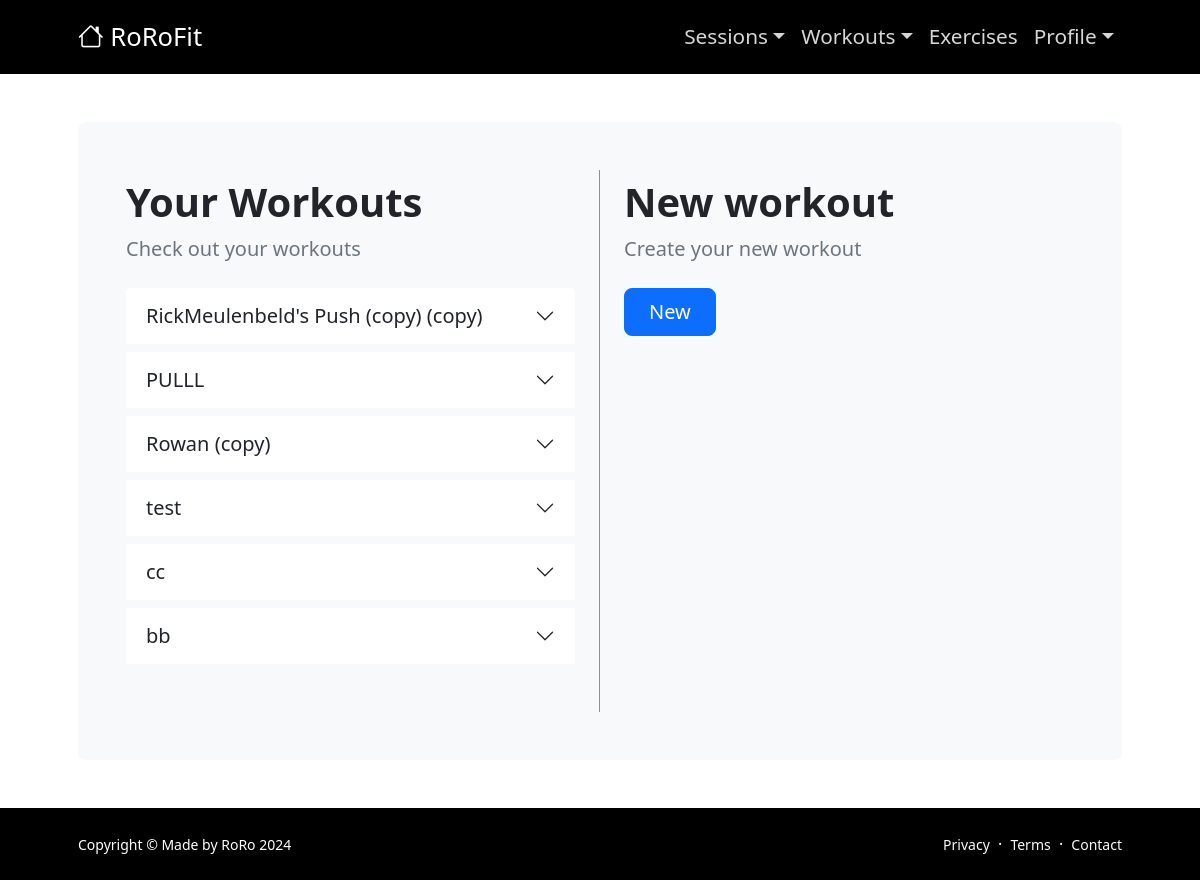
The app's page /my_workouts/ (signed in), older data.
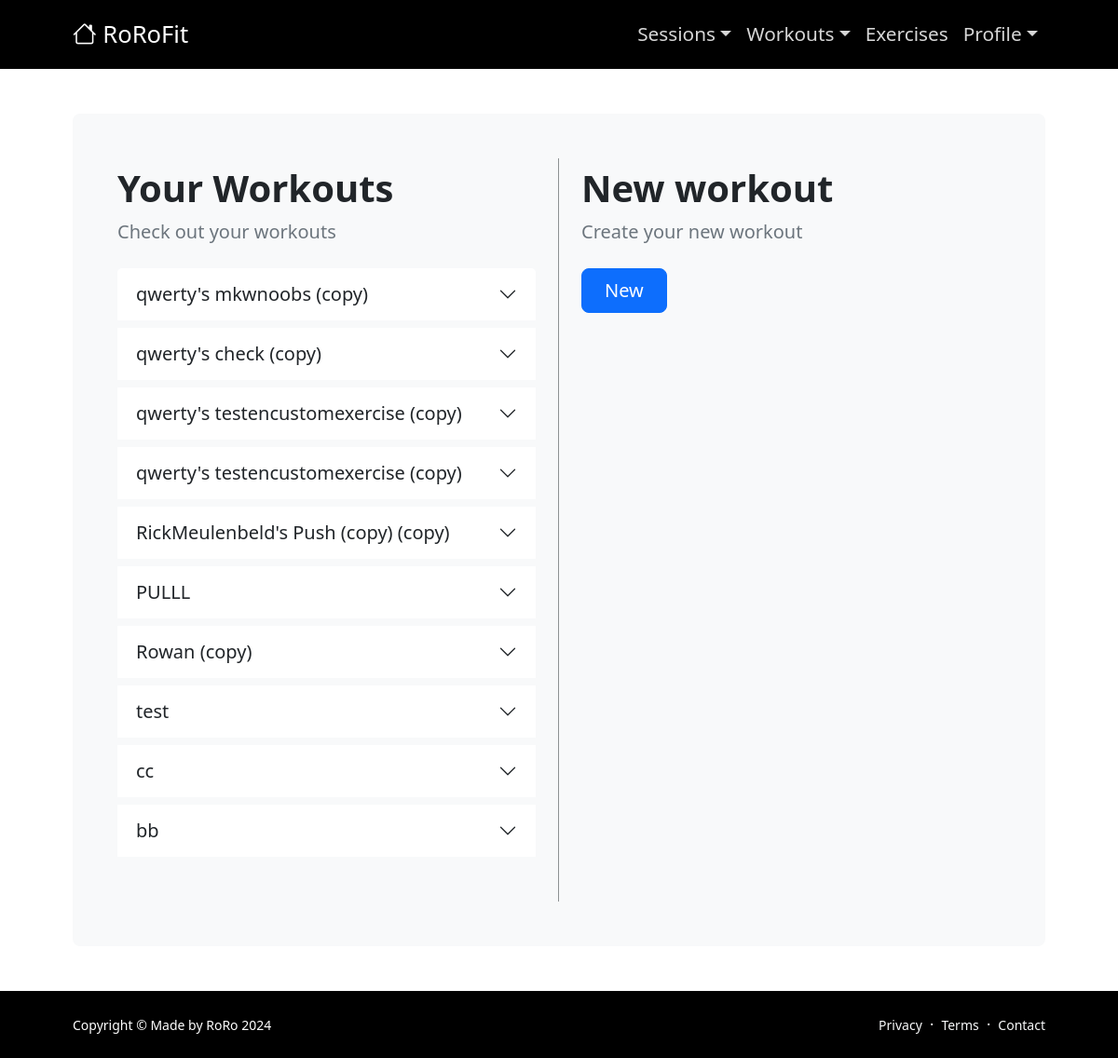
The same page, newer data.
### authorizeapp/models.py (models this page shows, shortened)
class WorkoutName(models.Model):
    user = models.ForeignKey(settings.AUTH_USER_MODEL, on_delete=models.CASCADE, related_name='workouts')
    name = models.CharField(max_length=200)

### authorizeapp/views.py (the view)
# urls.py: path('my_workouts/', views.my_workout_view, name="my_workout"),
@login_required
def my_workout_view(request):
    workouts = WorkoutName.objects.filter(user=request.user).order_by('-id')
    context= []
    for workout in workouts:
        exercises = workout.exercise_set.all()
        context.append((workout,exercises))
    return render(request, 'my_workout.html',{'workouts': workouts, 'context': context})

### templates/my_workout.html (shortened to what this page needs)
{% extends 'base.html' %}
{% load static %}
{% block content %}
    <div class="container px-md-5 px-3">
        <div class="bg-light rounded-3 py-md-5 py-4 px-4 px-md-5">
            <div class="">
                <div class="row gx-5 justify-content-center">
                    <div class="col-lg-8 col-xl-6 custom-border">
                        <h1 class="fw-bolder">Your Workouts</h1>
                        <p class="lead fw-normal text-muted mb-4">Check out your workouts</p>
                        <div class="gx-5 justify-content-center mb-3">
                            <div class="all_workouts">
                                <div class="accordion mb-5" id="accordionExample">
                                    {% if workouts %}
                                        {% for workout, exercises in context%}
                                        <div class="accordion-item">
                                            <h3 class="accordion-header" id="heading{{ workout.id }}">
                                                <button class="accordion-button collapsed" type="button" data-bs-toggle="collapse" data-bs-target="#collapse{{ workout.id }}" aria-expanded="false" aria-controls="collapse{{ workout.id }}">
                                                    <div class="name-container fs-5">
                                                        {{ workout.name }}
                                                    </div>
                                                </button>
                                            </h3>
                                        </div>
                                        {% endfor %}
                                    {% else %}
                                    <p class="text-muted fst-italic">You have no workouts saved.</p>
                                    {% endif %}
                                </div>
                            </div>
                        </div>
                    </div>
                    <div class="col-lg-8 col-xl-6  mt-md-0 mt-2">
                        <h1 class="fw-bolder mt-md-2 mt-4">New workout</h1>
                        <p class="lead fw-normal text-muted mb-4">Create your new workout</p>
                        <div class="btn_container">
                            <a class="btn btn-primary btn-lg px-4 me-sm-3" href="{% url 'create_workout' %}">New</a>
                        </div>
                    </div>
                </div>
            </div>
        </div>
    </div>
{% endblock content %}

### templates/base.html (shortened to what this page needs)
{% load static %}
<!DOCTYPE html>
<html lang="en">
    <head>
        <link href="https://cdn.jsdelivr.net/npm/bootstrap-icons@1.11.0/font/bootstrap-icons.css" rel="stylesheet" />
        <link href="{% static 'styles1.css' %}" rel="stylesheet" />
        <link href="https://cdnjs.cloudflare.com/ajax/libs/select2/4.0.13/css/select2.min.css" rel="stylesheet" />
    </head>
    <body class="d-flex flex-column">
        <main class="flex-shrink-0">
            <nav id="mainNavbar" class="navbar navbar-expand-lg navbar-dark bg-dark">
                <div class="container px-5">
                    <a class="navbar-brand" href="{% url 'home' %}">
                        <i class="bi bi-house"></i>
                        RoRoFit
                    </a>
                    <div class="collapse navbar-collapse" id="navbarSupportedContent">
                        <ul class="navbar-nav ms-auto mb-2 mb-lg-0">
                            <li class="nav-item dropdown">
                                <a class="nav-link dropdown-toggle" id="navbarDropdownBlog" href="#" role="button" data-bs-toggle="dropdown" aria-expanded="false">Sessions</a>
                            </li>
                            <li class="nav-item dropdown">
                                <a class="nav-link dropdown-toggle" id="navbarDropdownBlog" href="#" role="button" data-bs-toggle="dropdown" aria-expanded="false">Workouts</a>
                            </li>
                            <li class="nav-item"><a class="nav-link" href="{% url 'exercises' %}">Exercises</a></li>
                            <li class="nav-item dropdown">
                                <a class="nav-link dropdown-toggle" id="navbarDropdownBlog" href="#" role="button" data-bs-toggle="dropdown" aria-expanded="false">Profile</a>
                            </li>
                        </ul>
                    </div>
                </div>
            </nav>
            <section class="py-5">
                {% block content %}{% endblock content %}
            </section>
        </main>
        <footer class="bg-dark py-4 mt-auto">
            <div class="container px-5">
                <div class="row align-items-center justify-content-between flex-column flex-sm-row">
                    <div class="col-auto"><div class="small m-0 text-white">Copyright &copy; Made by RoRo 2024</div></div>
                    <div class="col-auto">
                        <a class="link-light small" href="#!">Privacy</a>
                        <span class="text-white mx-1">&middot;</span>
                        <a class="link-light small" href="#!">Terms</a>
                        <span class="text-white mx-1">&middot;</span>
                        <a class="link-light small" href="#!">Contact</a>
                    </div>
                </div>
            </div>
        </footer>
    </body>
</html>

Row changes from the older to the newer data that the page shows:
added WorkoutName: name "qwerty's mkwnoobs (copy)"
added WorkoutName: name "qwerty's check (copy)"
added WorkoutName: name "qwerty's testencustomexercise (copy)"
added WorkoutName: name "qwerty's testencustomexercise (copy)"
